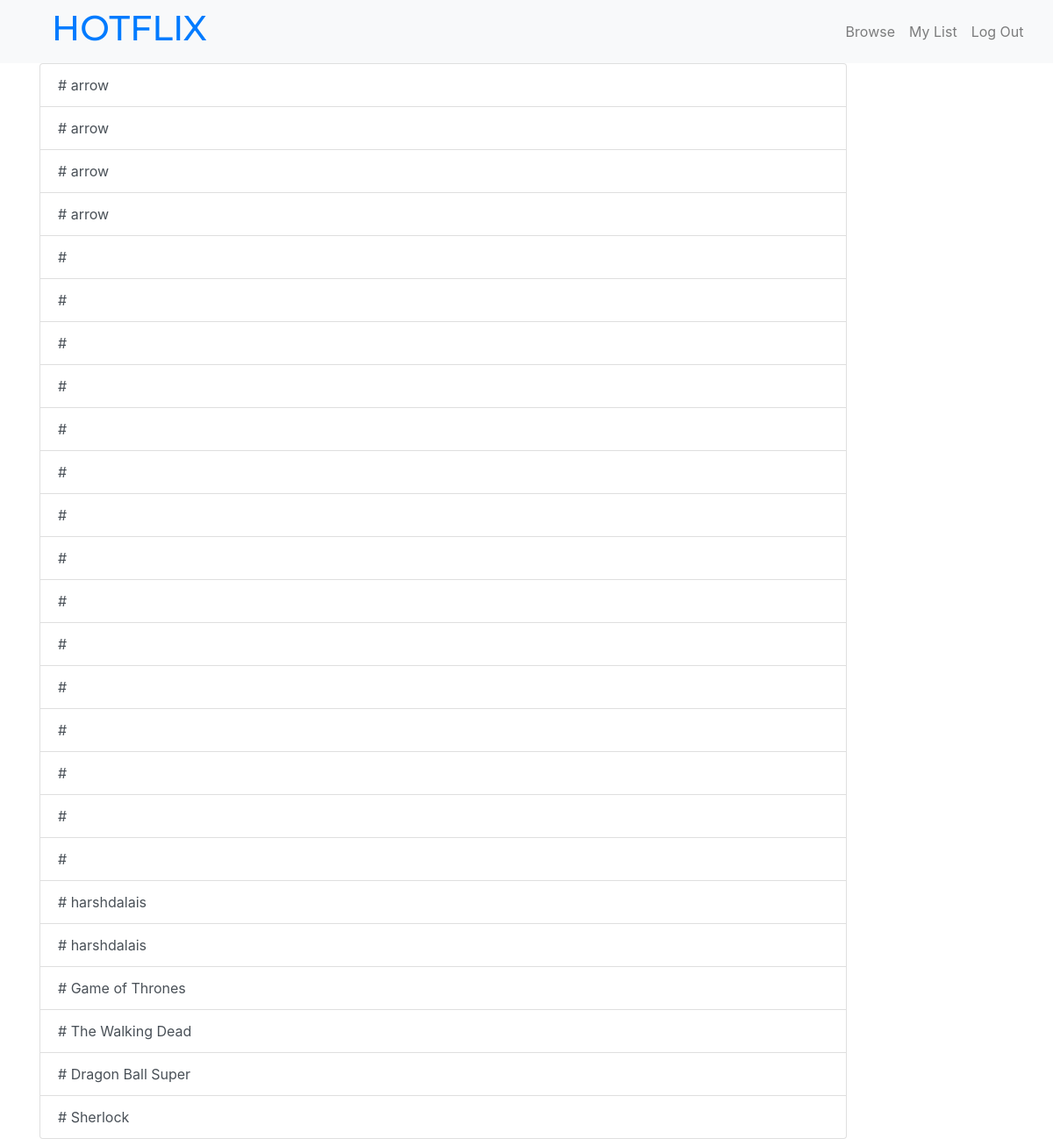
/browse/my_list/ (signed in), run on an earlier commit of the app's database.
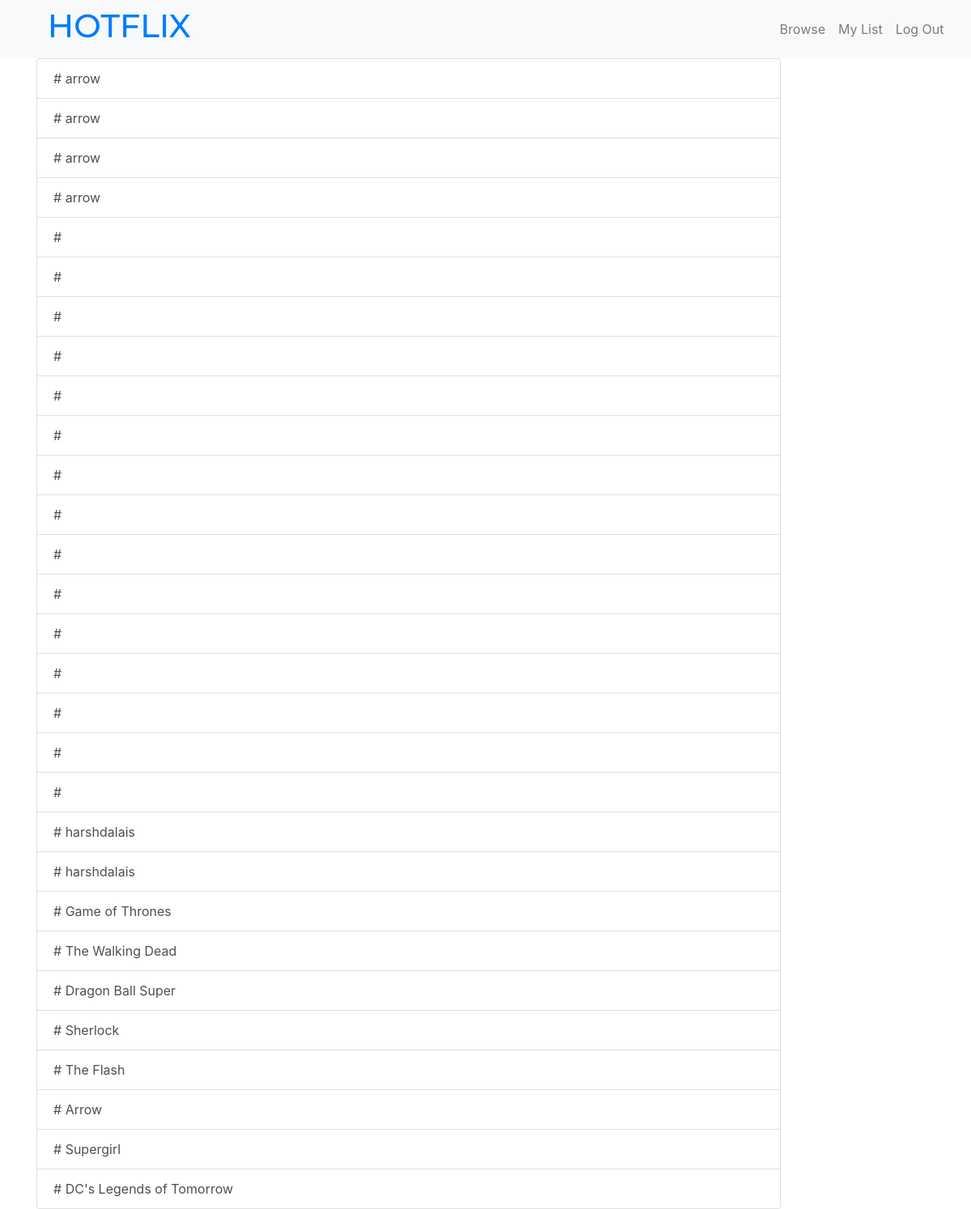
And on a later commit of the database.
### main/models.py (models this page shows, shortened)
class My_list(models.Model):
    user = models.ForeignKey(settings.AUTH_USER_MODEL, on_delete=models.CASCADE)
    title = models.CharField(max_length=100)
    perma = models.CharField(max_length=100)

### main/views.py (the view)
# urls.py: path("browse/my_list/", views.list, name="list"),
@login_required
def list(request):
    post = My_list.objects.filter(user=request.user)
    return render(request, 'main/list.html', {'posts': post})

### main/templates/main/list.html
{% extends "main/base.html" %}
{% block content %}
<div class="list-group">
{% for post in posts %}
  <a href="{% url 'detail' permalink=post.perma %}" class="list-group-item list-group-item-action">
    #  {{ post.title }}
  </a>
{% endfor %}
</div>
{% endblock%}

### main/templates/main/base.html (shortened to what this page needs)
{% load static %}
<!doctype html>
<html lang="en">
  <head>
    <link rel="stylesheet" href="https://maxcdn.bootstrapcdn.com/bootstrap/4.0.0/css/bootstrap.min.css">
    <link rel="stylesheet" href="https://stackpath.bootstrapcdn.com/font-awesome/4.7.0/css/font-awesome.min.css">
    <link rel="stylesheet" href="{% static 'css/main.css' %}">
  </head>
  <body>
    <nav class="navbar navbar-expand-lg navbar-light bg-light">
        <a class="navbar-brand" href="#">
    <h1><a href="{% url 'browse' %}" id="hotflix"> HOTFLIX </a></h1>
        </a>
    <div class="collapse navbar-collapse" id="navbarSupportedContent">
        <ul class="navbar-nav">
        {% if user.is_authenticated %}
        <li class="nav-item" >
            <a class="nav-link" href="{% url 'browse' %}">Browse</a>
        </li>
        <li class="nav-item">
            <a class="nav-link" href="{% url 'list' %}">My List</a>
        </li>
        <li class="nav-item">
            <a class="nav-link" href="{% url 'log_out' %}">Log Out</a>
        </li>
        {% endif %}
        </ul>
    </div>
    </nav>
<div class="container">
<div class="row">
<div class="col-md-10">
{% block content %}
{% endblock  %}
</div>
</div>
</div>
  </body>
</html>

### main/static/css/main.css (style rules this page uses)
html { background: url("http://www.brandgradients.com/img/backgrounds/netflix-hex-colors-gradient-background.png"); -webkit-background-size: cover; -moz-background-size: cover; -o-background-size: cover; background-size: cover; }
#hotflix { font-family: 'Montserrat', sans-serif; }
body { background: none; }
.nav-item { position: relative; left: 60vw }

What changed in the data, as far as the page shows it:
added My_list: title "The Flash"
added My_list: title "Arrow"
added My_list: title "Supergirl"
added My_list: title "DC's Legends of Tomorrow"
